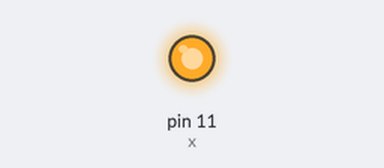
The sketch below on a simulated Arduino Uno, built with avr-gcc and run on an emulated ATmega328P. On the bench: output pins drawn as LEDs (lit = HIGH).

Above: at 1.0 s.
At 3.0 s:
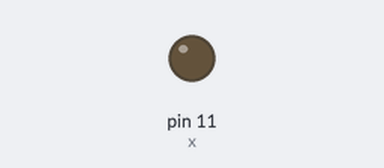
Timing chart, 0 to 5.2 s (numbered marks = the images above):
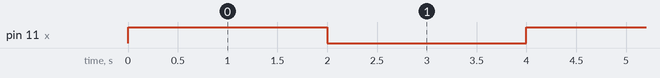

Measured:
- by itself, pin 11 (x): alternates HIGH for 2.0 s and LOW for 2.0 s

The sketch:

scetch_11.ino
```cpp
int x = 11;

void setup() {
  // put your setup code here, to run once:
pinMode (x, OUTPUT);
}

void loop() {
  // put your main code here, to run repeatedly:
  digitalWrite(x, HIGH);
  delay(2000);
  digitalWrite(x, LOW);
  delay(2000);

}
```
